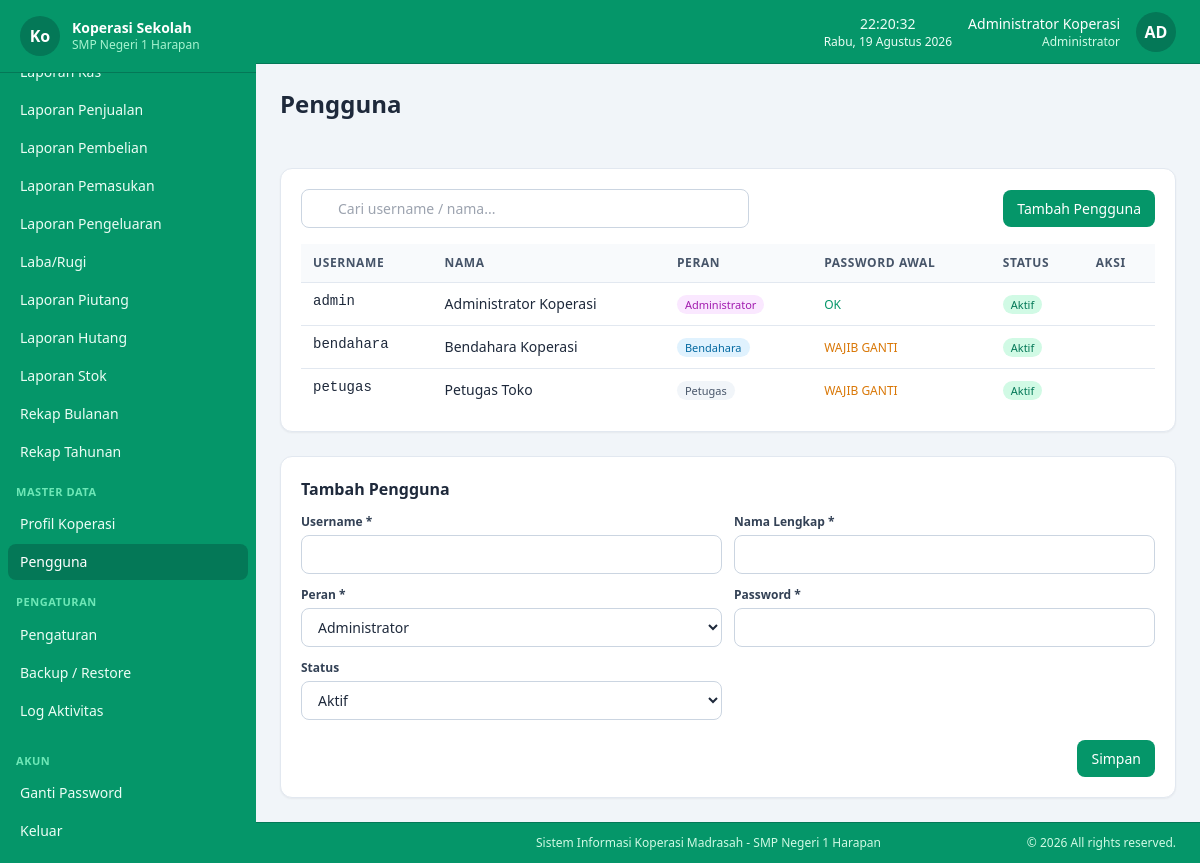
/pengguna (signed in), run on the app's committed database.
### tables this page shows
CREATE TABLE koperasi_profile (
  id             TINYINT UNSIGNED NOT NULL DEFAULT 1,
  nama_koperasi  VARCHAR(100)     NOT NULL DEFAULT '',
  nama_sekolah   VARCHAR(150)     NOT NULL DEFAULT '',
  alamat         TEXT             NULL,
  telepon        VARCHAR(30)      NULL,
  email          VARCHAR(100)     NULL,
  logo           VARCHAR(255)     NULL,
  nama_ketua     VARCHAR(100)     NULL,
  nama_bendahara VARCHAR(100)     NULL,
  created_at     TIMESTAMP        NOT NULL DEFAULT CURRENT_TIMESTAMP,
  updated_at     TIMESTAMP        NOT NULL DEFAULT CURRENT_TIMESTAMP ON UPDATE CURRENT_TIMESTAMP,
  PRIMARY KEY (id)
);

CREATE TABLE users (
  id                   BIGINT UNSIGNED NOT NULL AUTO_INCREMENT,
  role_id              TINYINT UNSIGNED NOT NULL,
  username             VARCHAR(50)      NOT NULL UNIQUE,
  name                 VARCHAR(100)     NOT NULL,
  password_hash        VARCHAR(255)     NOT NULL,
  must_change_password TINYINT(1)       NOT NULL DEFAULT 0,
  is_active            TINYINT(1)       NOT NULL DEFAULT 1,
  created_at           TIMESTAMP        NOT NULL DEFAULT CURRENT_TIMESTAMP,
  updated_at           TIMESTAMP        NOT NULL DEFAULT CURRENT_TIMESTAMP ON UPDATE CURRENT_TIMESTAMP,
  PRIMARY KEY (id),
  CONSTRAINT fk_users_role FOREIGN KEY (role_id) REFERENCES roles(id) ON UPDATE CASCADE
);

CREATE TABLE roles (
  id            TINYINT UNSIGNED NOT NULL AUTO_INCREMENT,
  name          VARCHAR(50)      NOT NULL UNIQUE,
  description   VARCHAR(255)     NULL,
  created_at    TIMESTAMP        NOT NULL DEFAULT CURRENT_TIMESTAMP,
  updated_at    TIMESTAMP        NOT NULL DEFAULT CURRENT_TIMESTAMP ON UPDATE CURRENT_TIMESTAMP,
  PRIMARY KEY (id)
);

### app/views/pengguna/index.php (the view, shortened to what the rows shown need)
<?php
$editId = (int)input('edit', 0);
?>
<div class="max-w-5xl">
    <div class="bg-white rounded-xl shadow-sm border border-slate-200 p-5">
        <div class="table-wrap">
            <table>
                <thead><tr><th>Username</th><th>Nama</th><th>Peran</th><th>Password Awal</th><th>Status</th><th class="text-center">Aksi</th></tr></thead>
                <tbody>
                <?php if (empty($pg['items'])): ?>
                    <tr><td colspan="6" class="text-center text-slate-400 py-8">Tidak ada data.</td></tr>
                <?php else: foreach ($pg['items'] as $u): ?>
                    <tr>
                        <td class="font-mono text-xs"><?= e($u['username']) ?></td>
                        <td><?= e($u['name']) ?></td>
                        <td>
                            <span class="text-[11px] px-2 py-0.5 rounded-full <?= $u['role_name'] === 'Administrator' ? 'bg-fuchsia-100 text-fuchsia-700' : ($u['role_name'] === 'Bendahara' ? 'bg-sky-100 text-sky-700' : 'bg-slate-100 text-slate-600') ?> font-medium"><?= e($u['role_name']) ?></span>
                        </td>
                        <td><?= (int)$u['must_change_password'] === 1 ? '<span class="text-amber-600 text-xs font-medium">WAJIB GANTI</span>' : '<span class="text-emerald-600 text-xs">OK</span>' ?></td>
                        <td>
                            <?php if ((int)$u['is_active'] === 1): ?>
                                <span class="text-[11px] px-2 py-0.5 rounded-full bg-emerald-100 text-emerald-700 font-medium">Aktif</span>
                            <?php else: ?>
                                <span class="text-[11px] px-2 py-0.5 rounded-full bg-slate-200 text-slate-600 font-medium">Nonaktif</span>
                            <?php endif; ?>
                        </td>
                        <td>
                            <div class="flex items-center justify-center gap-1">
                                <a href="<?= url('pengguna', ['edit' => $u['id']]) ?>" class="btn btn-ghost p-1.5" title="Ubah"><?= icon('edit', 'w-4 h-4') ?></a>
                                <form method="post" action="<?= url('pengguna', ['action' => 'destroy', 'id' => $u['id']]) ?>" class="inline">
                                    <button type="submit" class="btn btn-ghost p-1.5" onclick="return appConfirmSubmit(event, 'Hapus pengguna <?= e($u['username']) ?>?')" title="Hapus"><?= icon('trash', 'w-4 h-4') ?></button>
                                </form>
                            </div>
                        </td>
                    </tr>
                <?php endforeach; endif; ?>
                </tbody>
            </table>
        </div>
    </div>
    <div id="formPengguna" class="mt-6 bg-white rounded-xl shadow-sm border border-slate-200 p-5">
        <h2 class="font-semibold text-slate-800 mb-3"><?= $editId ? 'Ubah Pengguna' : 'Tambah Pengguna' ?></h2>
    </div>
</div>

### app/views/layouts/app.php (shortened to what the rows shown need)
<?php
$user = current_user();
$profile = koperasi_profile();
?>
<!DOCTYPE html>
<html lang="id">
<head>
<script src="<?= asset('assets/js/tailwind.min.js') ?>"></script>
<link rel="stylesheet" href="<?= asset('assets/vendor/sweetalert2/sweetalert2.min.css') ?>">
<link rel="stylesheet" href="<?= asset('assets/css/app.css') ?>">
</head>
<body class="bg-slate-100 text-slate-800 flex flex-col min-h-screen">
<div id="sidebar" class="fixed inset-y-0 left-0 z-40 w-64 bg-emerald-600 text-emerald-50 transform -translate-x-full lg:translate-x-0 transition-transform duration-200 flex flex-col">
    <div class="flex items-center gap-3 px-5 py-4 border-b border-emerald-700 shrink-0 sticky top-0 bg-emerald-600 z-10">
        <?php if (!empty($profile['logo']) && file_exists(UPLOAD_DIR . '/' . $profile['logo'])): ?>
            <img src="<?= asset('uploads/' . e($profile['logo'])) ?>" class="h-10 w-10 object-cover drop-shadow-[0_0_4px_rgba(255,255,255,0.8)]" alt="logo">
        <?php else: ?>
            <div class="h-10 w-10 rounded-full bg-emerald-700 flex items-center justify-center font-bold text-white"><?= e(mb_substr($profile['nama_koperasi'] ?? 'KS', 0, 2)) ?></div>
        <?php endif; ?>
        <div>
            <div class="font-semibold text-sm leading-tight text-white"><?= e($profile['nama_koperasi'] ?? APP_NAME) ?></div>
            <div class="text-xs text-emerald-200 truncate"><?= e($profile['nama_sekolah'] ?? '') ?></div>
        </div>
    </div>
</div>
<div class="lg:pl-64 flex flex-col flex-1 min-h-0">
    <header class="sticky top-0 z-20 bg-emerald-600 border-b border-emerald-700 px-4 sm:px-6 h-16 flex items-center justify-between shrink-0">
        <div class="flex items-center gap-4">
            <div class="text-center text-emerald-50" id="datetime">
                <div class="text-sm font-medium" id="clock-time"></div>
                <div class="text-xs" id="clock-date"></div>
            </div>
            <div class="text-right hidden sm:block">
                <div class="text-sm font-medium text-white"><?= e($user['name']) ?></div>
                <div class="text-xs text-emerald-100"><?= e($user['role_name']) ?></div>
            </div>
            <div class="h-10 w-10 rounded-full bg-emerald-700 text-white flex items-center justify-center font-bold">
                <?= e(strtoupper(mb_substr($user['name'], 0, 2))) ?>
            </div>
        </div>
    </header>
    <div class="px-4 sm:px-6 py-4 sm:py-6">
        <h1 class="text-xl sm:text-2xl font-bold text-slate-800"><?= e($pageTitle ?? 'Dashboard') ?></h1>
    </div>
    <main class="flex-1 p-4 sm:p-6 pb-12">
        <?= $content ?>
    </main>
    <footer class="bg-emerald-600 border-t border-emerald-700 lg:pl-64">
        <div class="max-w-full mx-auto px-4 sm:px-6 py-3">
            <div class="flex flex-col sm:flex-row justify-between items-center gap-2 text-xs text-emerald-100">
                <span>Sistem Informasi Koperasi Madrasah - <?= e($profile['nama_sekolah'] ?? 'Nama Sekolah') ?></span>
                <span>&copy; <?= date('Y') ?> All rights reserved.</span>
            </div>
        </div>
    </footer>
</div>
</body>
</html>

### data on the page
koperasi_profile: nama_koperasi "Ko", nama_koperasi "Koperasi Sekolah", nama_sekolah "SMP Negeri 1 Harapan"
users: name "Administrator Koperasi", name "AD", username "admin", role.name "Administrator", must_change_password "OK", is_active "Aktif"
roles: name "Administrator"
users: username "bendahara", name "Bendahara Koperasi", role.name "Bendahara", must_change_password "WAJIB GANTI", is_active "Aktif"
users: username "petugas", name "Petugas Toko", role.name "Petugas", must_change_password "WAJIB GANTI", is_active "Aktif"

### other printed values
$label "Laporan Penjualan"
$label "Laporan Pembelian"
$label "Laporan Pemasukan"
$label "Laporan Pengeluaran"
$label "Laba/Rugi"
$label "Laporan Piutang"
$label "Laporan Hutang"
$label "Laporan Stok"
$label "Rekap Bulanan"
$label "Rekap Tahunan"
$group "MASTER DATA"
$label "Profil Koperasi"
$label "Pengguna"
$group "PENGATURAN"
$label "Pengaturan"
